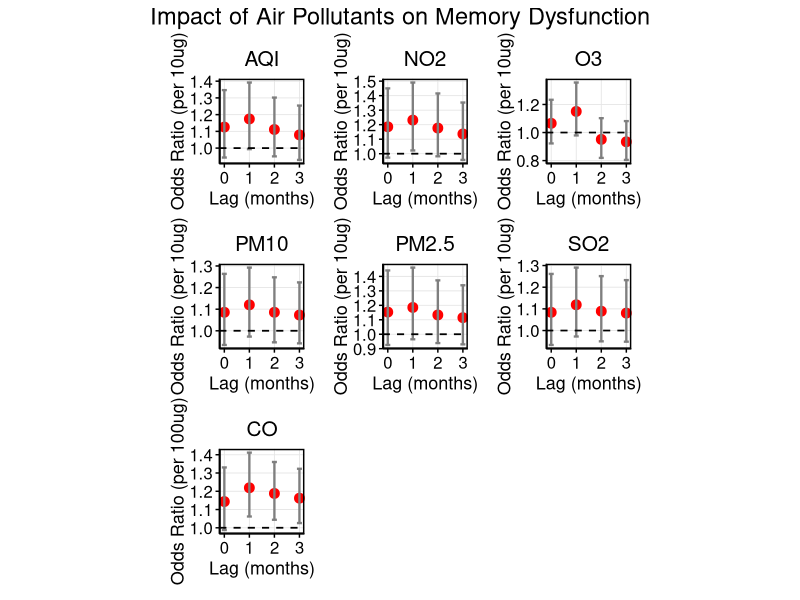
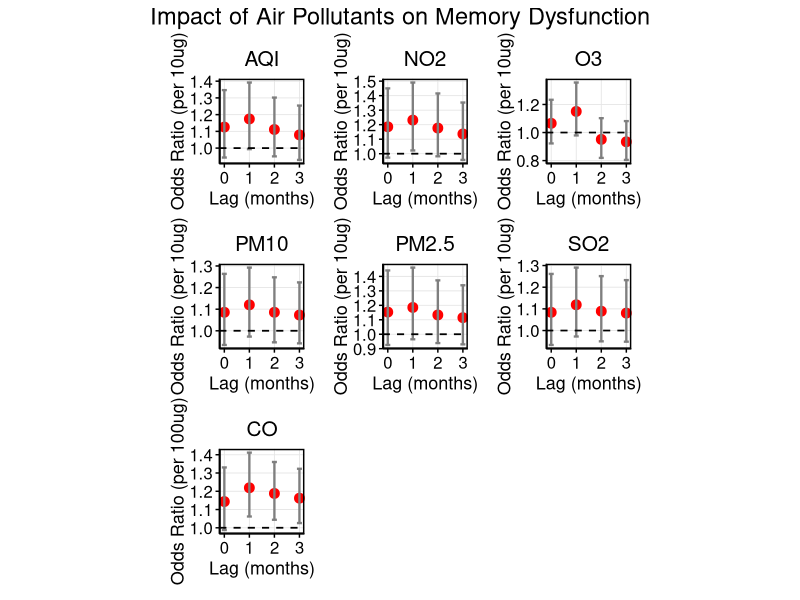

Write the R code that produced these figures, in order.
setwd("/Users/shij/Documents/GitHub/NMDA_data_analysis/")
my.dat<-readxl::read_xlsx("NMDA_with_population_sex_ratio_age_portion.xlsx")
setwd("/Users/shij/Documents/GitHub/NMDA_data_analysis/251211/")

# ============================
# 1. Load Required Packages
# ============================
library(ggplot2)
library(dplyr)
library(tidyr)
library(broom)
library(patchwork)   # For combining plots
library(writexl)     # For exporting table

# ============================
# 2. Simplify Outcome Variable Name & Convert to Factor
# ============================
# Rename column for simplicity
names(my.dat)[names(my.dat) == "Memory dysfunction"] <- "MemoryDys"

# Check current class
class(my.dat$MemoryDys)
table(my.dat$MemoryDys)  # Should show 0 and 1

# Convert to factor (binary logistic regression expects factor or 0/1)
my.dat$MemoryDys <- factor(my.dat$MemoryDys, levels = c(0, 1), ordered = FALSE)

# Verify
str(my.dat$MemoryDys)

# ============================
# 3. Define Pollutants and Lags
# ============================
pollutants <- c("AQI", "NO2", "O3", "CO", "PM10", "PM2.5", "SO2")  # CO is 4th
lags <- c("M0", "M1", "M2", "M3")

# Create column name patterns
pollutant_cols <- sapply(pollutants, function(p) {
  paste0(p, "_", lags)
}, simplify = FALSE)

# ============================
# 4. Fit Binary Logistic Regression for Each Pollutant-Lag
# ============================
results_list <- list()

for (pollutant in pollutants) {
  lag_cols <- pollutant_cols[[pollutant]]
  for (lag_col in lag_cols) {
    # Check if column has variation and not all NA
    data_col <- my.dat[[lag_col]]
    if (all(is.na(data_col)) || length(unique(data_col[!is.na(data_col)])) <= 1) {
      message("Skipping ", lag_col, " — no variation or all NA")
      next
    }
    
    # Fit binary logistic regression
    model <- glm(MemoryDys ~ ., data = my.dat[, c("MemoryDys", lag_col)], 
                 family = binomial, na.action = na.omit)
    
    # Extract summary
    model_summary <- tidy(model, conf.int = TRUE, exponentiate = TRUE) %>%
      filter(term == lag_col) %>%
      mutate(Pollutant = pollutant,
             Lag = gsub(".*_", "", lag_col),
             Lag_Num = as.numeric(gsub("M", "", lag_col)))
    
    results_list <- append(results_list, list(model_summary))
  }
}

# Combine all results
results_df <- bind_rows(results_list)

# ============================
# 5. Clean and Format Results
# ============================
results_df <- results_df %>%
  mutate(
    Lag = trimws(toupper(Lag)),
    Lag.Num = as.numeric(gsub("^M(\\d+)$", "\\1", Lag))
  ) %>%
  filter(!is.na(Lag.Num))

# # ============================
# # 6. Create 7 Individual Plots (One per Pollutant) — NO TEXT LABELS
# # ============================
# # Get pollutants in desired order
# pollutants_plot <- c("AQI", "NO2", "O3", "CO", "PM10", "PM2.5", "SO2")
# 
# # Create list of individual plots
# plot_list <- lapply(pollutants_plot, function(poll) {
#   df_sub <- results_df %>% filter(Pollutant == poll)
#   
#   p <- ggplot(df_sub, aes(x = Lag.Num, y = estimate, ymin = conf.low, ymax = conf.high)) +
#     geom_point(color = "red", size = 3) +
#     geom_errorbar(width = 0.2, color = "gray50", size = 0.8) +
#     geom_hline(yintercept = 1, linetype = "dashed", color = "black", size = 0.6) +
#     labs(
#       x = "Lag (months)",
#       y = "Odds Ratio (OR)",
#       title = poll
#     ) +
#     theme_minimal() +
#     theme(
#       panel.border = element_rect(color = "black", fill = NA, size = 1),
#       panel.background = element_blank(),
#       panel.grid.major = element_line(color = "gray90", size = 0.3),
#       panel.grid.minor = element_blank(),
#       axis.line = element_line(color = "black", size = 0.5),
#       axis.ticks = element_line(color = "black", size = 0.5),
#       axis.text = element_text(size = 12, color = "black"),
#       axis.title = element_text(size = 13, color = "black"),
#       plot.title = element_text(hjust = 0.5, size = 15, color = "black"),
#       plot.margin = margin(10, 10, 10, 10),
#       axis.title.y = element_text(angle = 90, vjust = 0.5),
#       aspect.ratio = 1  # ← Forces square panels
#     ) +
#     # ✅ No text labels — remove all geom_text
#     # ✅ Tight x-axis: no extra padding
#     scale_x_continuous(
#       breaks = c(0, 1, 2, 3), 
#       labels = c("0", "1", "2", "3"),
#       expand = expansion(add = c(0.1, 0.1))  # ← Tight padding
#     )
#   
#   return(p)
# })
# 
# # ============================
# # 7. Combine All 7 Plots in a Single Row — CO LAST
# # ============================
# p_combined <- plot_list[[1]] + plot_list[[2]] + plot_list[[3]] + plot_list[[5]] + 
#   plot_list[[6]] + plot_list[[7]] + plot_list[[4]] +
#   plot_annotation(title = "Impact of Pollutants on Memory Dysfunction",
#                   theme = theme(plot.title = element_text(hjust = 0.5, size = 17, color = "black")))
# 
# # Display plot
# print(p_combined)
# 
# # Optional: Save as PNG with width=12, height=15
# ggsave("NMDAR_MemoryDysfunction.png", p_combined, width = 12, height = 15, dpi = 300, units = "in")

# ============================
# 6. Create 7 Individual Plots (One per Pollutant) — NO TEXT LABELS
# ============================
# Get pollutants in desired order
pollutants_plot <- c("AQI", "NO2", "O3", "CO", "PM10", "PM2.5", "SO2")

# Create list of individual plots
plot_list <- lapply(pollutants_plot, function(poll) {
  df_sub <- results_df %>% filter(Pollutant == poll)
  
  # Apply transformation based on pollutant
  if (poll == "CO") {
    df_sub <- df_sub %>%
      mutate(
        y = estimate^0.1,
        ymin = conf.low^0.1,
        ymax = conf.high^0.1
      )
    y_label <- "Odds Ratio (per 100ug)"
  } else {
    df_sub <- df_sub %>%
      mutate(
        y = estimate^10,
        ymin = conf.low^10,
        ymax = conf.high^10
      )
    y_label <- "Odds Ratio (per 10ug)"
  }
  
  p <- ggplot(df_sub, aes(x = Lag.Num, y = y, ymin = ymin, ymax = ymax)) +
    geom_point(color = "red", size = 3) +
    geom_errorbar(width = 0.2, color = "gray50", size = 0.8) +
    geom_hline(yintercept = 1, linetype = "dashed", color = "black", size = 0.6) +
    labs(
      x = "Lag (months)",
      y = y_label,  # ← Custom y-label per pollutant
      title = poll
    ) +
    theme_minimal() +
    theme(
      panel.border = element_rect(color = "black", fill = NA, size = 1),
      panel.background = element_blank(),
      panel.grid.major = element_line(color = "gray90", size = 0.3),
      panel.grid.minor = element_blank(),
      axis.line = element_line(color = "black", size = 0.5),
      axis.ticks = element_line(color = "black", size = 0.5),
      axis.text = element_text(size = 12, color = "black"),
      axis.title = element_text(size = 13, color = "black"),
      plot.title = element_text(hjust = 0.5, size = 15, color = "black"),
      plot.margin = margin(10, 10, 10, 10),
      axis.title.y = element_text(angle = 90, vjust = 0.5),
      aspect.ratio = 1  # ← Forces square panels
    ) +
    scale_x_continuous(
      breaks = c(0, 1, 2, 3), 
      labels = c("0", "1", "2", "3"),
      expand = expansion(add = c(0.1, 0.1))  # ← Tight padding
    )
  
  return(p)
})

# ============================
# 7. Combine All 7 Plots in a Single Row — CO LAST
# ============================
p_combined <- plot_list[[1]] + plot_list[[2]] + plot_list[[3]] + plot_list[[5]] + 
  plot_list[[6]] + plot_list[[7]] + plot_list[[4]] +
  plot_annotation(title = "Impact of Air Pollutants on Memory Dysfunction",
                  theme = theme(plot.title = element_text(hjust = 0.5, size = 17, color = "black")))

# Display plot
print(p_combined)

# Optional: Save as PNG with width=12, height=15
ggsave("NMDAR_MemoryDysfunction.png", p_combined, width = 12, height = 15, dpi = 300, units = "in")

# ============================
# 8. Create Clean Results Table (Include CO, OR, 95% CI, p-value)
# ============================

# # Create clean table
# table_df <- results_df %>%
#   select(Pollutant, Lag, estimate, conf.low, conf.high, p.value) %>%
#   mutate(
#     `Odds Ratio (OR)` = round(estimate, 4),
#     `95% CI` = paste0(round(conf.low, 4), " – ", round(conf.high, 4)),
#     `p-value` = ifelse(p.value < 0.001, 
#                        format(p.value, scientific = TRUE, digits = 2),
#                        round(p.value, 4)),
#     `Pollutant & Lag` = paste(Pollutant, Lag, sep = "_")
#   ) %>%
#   arrange(Pollutant, Lag) %>%
#   select(`Pollutant & Lag`, `Odds Ratio (OR)`, `95% CI`, `p-value`)

library(writexl)

# Create clean table with transformed ORs and CIs
table_df <- results_df %>%
  select(Pollutant, Lag, estimate, conf.low, conf.high, p.value) %>%
  mutate(
    # Apply transformation based on pollutant
    transformed_estimate = ifelse(Pollutant == "CO", estimate^0.1, estimate^10),
    transformed_conf.low = ifelse(Pollutant == "CO", conf.low^0.1, conf.low^10),
    transformed_conf.high = ifelse(Pollutant == "CO", conf.high^0.1, conf.high^10),
    
    # Format for display
    `Odds Ratio (OR)` = round(transformed_estimate, 4),
    `95% CI` = paste0(
      round(transformed_conf.low, 4), 
      " – ", 
      round(transformed_conf.high, 4)
    ),
    `p-value` = ifelse(p.value < 0.001, 
                       format(p.value, scientific = TRUE, digits = 2),
                       round(p.value, 4)),
    `Pollutant & Lag` = paste(Pollutant, Lag, sep = "_")
  ) %>%
  arrange(Pollutant, Lag) %>%
  select(`Pollutant & Lag`, `Odds Ratio (OR)`, `95% CI`, `p-value`)

# Export to Excel file (simplified name)
write_xlsx(table_df, "NMDAR_MemoryDysfunction.xlsx")
